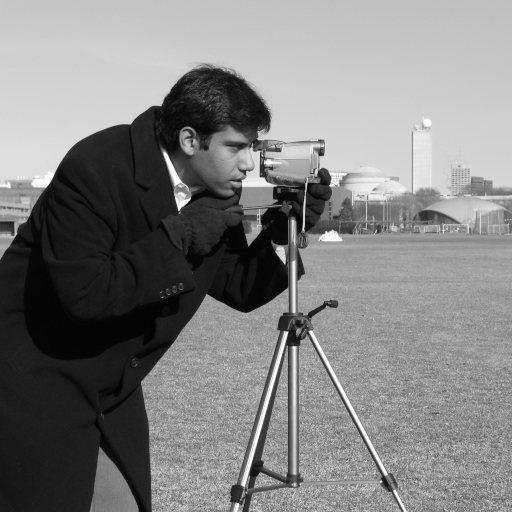
#> input picture skimage.data.camera(), 512 x 512 px
$ jupyter execute glcm_sample_code.ipynb   (older library calls are emulated)
#> lines starting #> are read from the running program, lines starting #| are printed output that depends on the picture
[cell 1]
import matplotlib.pyplot as plt
import seaborn as sns; sns.set(); sns.set_style('dark')

from skimage.feature import graycomatrix, graycoprops
from skimage import data
from skimage import io
from skimage.color import rgb2gray
from skimage.util import img_as_ubyte


image = data.camera()
#> image is the input picture: shape (512, 512); min 0, max 255, mean 129.1
image = io.imread("data/img1.jpg")
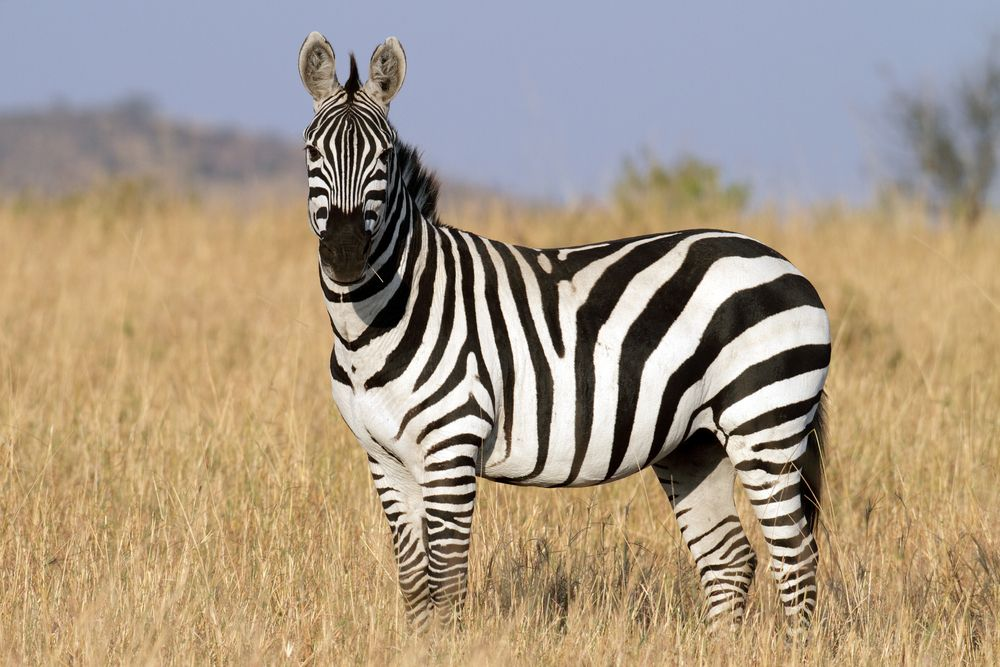
#> input picture data/img1.jpg, 1000 x 667 px
#> image is the input picture: shape (667, 1000, 3); mean R, G, B 167.9, 152.2, 132.5
image = image[:,:,2]#rgb2gray(image)
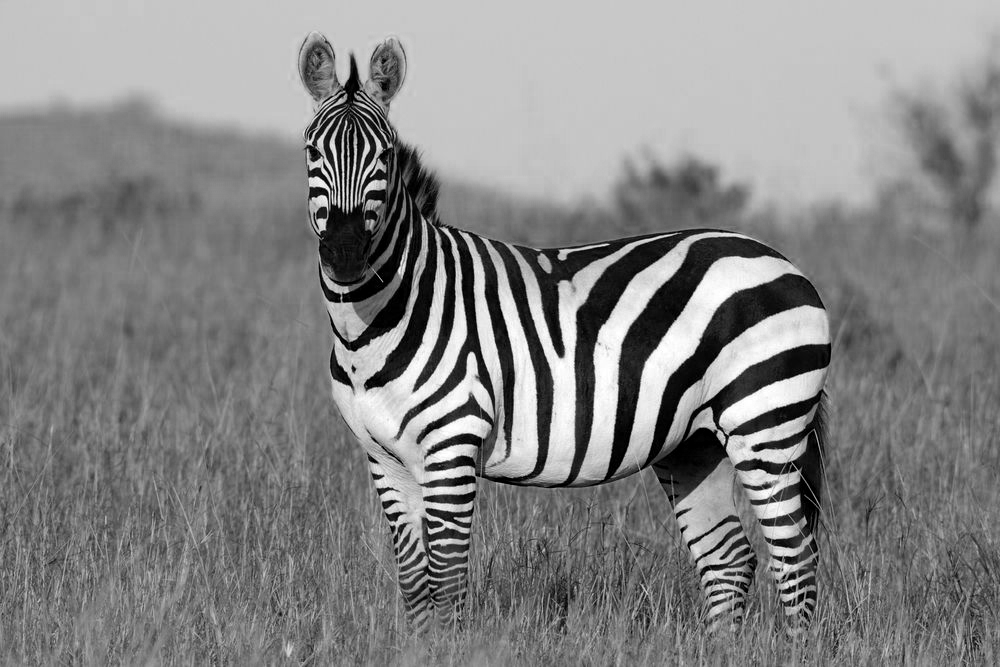
#> image: shape (667, 1000); min 0, max 255, mean 132.5
image = img_as_ubyte(image)
plt.imshow(image, cmap=plt.cm.gray, interpolation='bilinear')

[cell 2]
import numpy as np

PATCH_SIZE = 71

# select some patches from grassy areas of the image
grass_locations = [(280, 454), (342, 223), (444, 192), (455, 455)]
grass_locations =np.array([
    [48,   286],
    [227,   286],
    [53,   471],
    [247,   453],
])
grass_locations = grass_locations[:, ::-1]

grass_patches = []
for loc in grass_locations:
    grass_patches.append(image[loc[0]:loc[0] + PATCH_SIZE,
                               loc[1]:loc[1] + PATCH_SIZE])
#> after the loop, grass_patches = 4 items

# select some patches from sky areas of the image
sky_locations = np.array([
    [133,   39],
    [516,   88],
    [785,   53],
    [773,   119],
])
# change from y,x to x,y
sky_locations = sky_locations[:, ::-1]

sky_patches = []
for loc in sky_locations:
    sky_patches.append(image[loc[0]:loc[0] + PATCH_SIZE,
                             loc[1]:loc[1] + PATCH_SIZE])
#> after the loop, sky_patches = 4 items

# compute some GLCM properties each patch
xs = []
ys = []
for patch in (grass_patches + sky_patches):
    glcm = graycomatrix(patch, distances=[5], angles=[0], levels=256,
                        symmetric=True, normed=True)
    xs.append(graycoprops(glcm, 'ASM')[0, 0])
    ys.append(graycoprops(glcm, 'dissimilarity')[0, 0])
#> this loop made 8 passes
#> after the loop, xs = [0.0027, 0.00217, 0.000427, 0.000366, 0.433, 0.0535, 0.249, 0.126]; ys = [4.66, 5.16, 17.96, 17.8, 1.06, 0.798, 0.396, 0.834]

[cell 3]
# create the figure
fig = plt.figure(figsize=(8, 8))

# display original image with locations of patches
ax = fig.add_subplot(3, 2, 1)
ax.imshow(image, cmap=plt.cm.gray,
          vmin=0, vmax=255)
for (y, x) in grass_locations:
    ax.plot(x + PATCH_SIZE / 2, y + PATCH_SIZE / 2, 'gs')
for (y, x) in sky_locations:
    ax.plot(x + PATCH_SIZE / 2, y + PATCH_SIZE / 2, 'bs')
ax.set_xlabel('Original Image')
ax.set_xticks([])
ax.set_yticks([])
ax.axis('image')

# for each patch, plot (dissimilarity, correlation)
ax = fig.add_subplot(3, 2, 2)
ax.plot(xs[:len(grass_patches)], ys[:len(grass_patches)], 'go',
        label='Grass', alpha=0.8)
ax.plot(xs[len(grass_patches):], ys[len(grass_patches):], 'bo',
        label='Sky', alpha=0.8)
ax.set_xlabel('GLCM ASM')
ax.set_ylabel('GLCM dissimilarity')

ax.legend()

# display the image patches
for i, patch in enumerate(grass_patches):
    ax = fig.add_subplot(3, len(grass_patches), len(grass_patches)*1 + i + 1)
    ax.imshow(patch, cmap=plt.cm.gray,
              vmin=0, vmax=255)
    ax.set_xlabel('Grass %d' % (i + 1))
#> this loop made 4 passes

for i, patch in enumerate(sky_patches):
    ax = fig.add_subplot(3, len(sky_patches), len(sky_patches)*2 + i + 1)
    ax.imshow(patch, cmap=plt.cm.gray,
              vmin=0, vmax=255)
    ax.set_xlabel('Sky %d' % (i + 1))


# display the patches and plot
fig.suptitle('Grey level co-occurrence matrix features', fontsize=14, y=0.99)
plt.tight_layout()
plt.show()
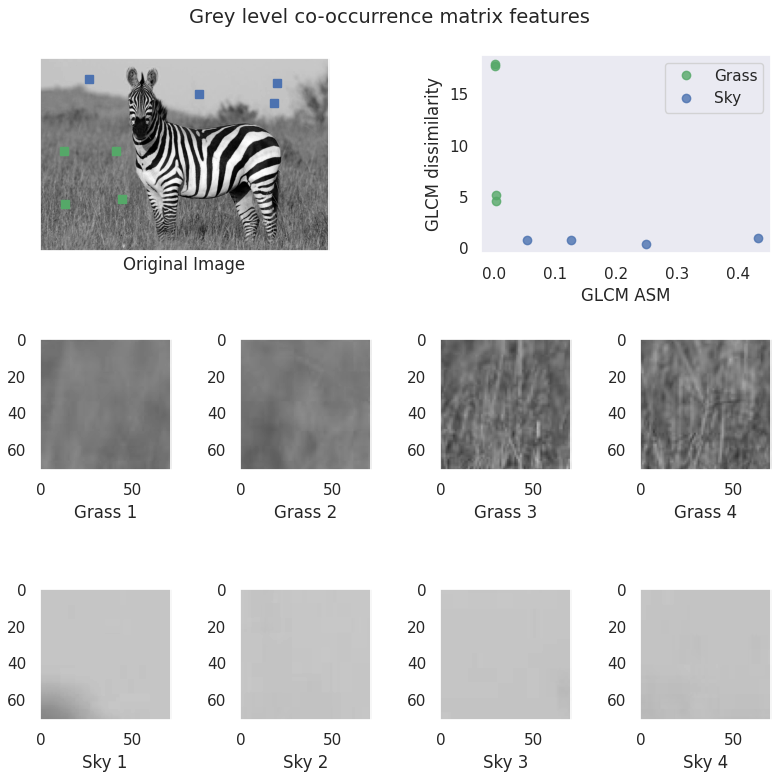
#> figure drawn by matplotlib, 10 panels

[cell 4]
#cluster points using kmeans
from sklearn.cluster import KMeans
import numpy as np
X = np.array([xs, ys]).T
#> X = [[0.0027, 4.66], [0.00217, 5.16], [0.000427, 17.96], [0.000366, 17.8], [0.433, 1.06], [0.0535, 0.798], [0.249, 0.396], [0.126, 0.834]]

#standard scaler to normalize data
from sklearn.preprocessing import StandardScaler
scaler = StandardScaler()
X = scaler.fit_transform(X)
#> X = [[-0.716, -0.203], [-0.72, -0.132], [-0.732, 1.69], [-0.732, 1.67], [2.2, -0.715], [-0.372, -0.753], [0.953, -0.81], [0.121, -0.748]]
kmeans = KMeans(n_clusters=2, random_state=0).fit(X)
print(kmeans.labels_)
#| [1 1 1 1 0 1 0 0]

# plot the clustered points
fig = plt.figure(figsize=(8, 8), constrained_layout=True)

ax = fig.add_subplot(3, 2, 1)
ax.set_title("True Labels")
ax.plot(xs[:len(grass_patches)], ys[:len(grass_patches)], 'go',
        label='Grass', alpha=0.8)
ax.plot(xs[len(grass_patches):], ys[len(grass_patches):], 'bo',
        label='Sky', alpha=0.8)
ax.set_xlabel('GLCM ASM')
ax.set_ylabel('GLCM dissimilarity')
ax.legend()

ax = fig.add_subplot(3, 2, 2)
ax.set_title('K-Means Result')
ax.plot(X[kmeans.labels_==0, 0], X[kmeans.labels_==0, 1], 'ko',
        label='Cluster 1', alpha=0.8)
ax.plot(X[kmeans.labels_==1, 0], X[kmeans.labels_==1, 1], 'ro',
        label='Cluster 2', alpha=0.8)
ax.set_xlabel('GLCM ASM')
ax.set_ylabel('GLCM dissimilarity')
ax.legend()

plt.show()
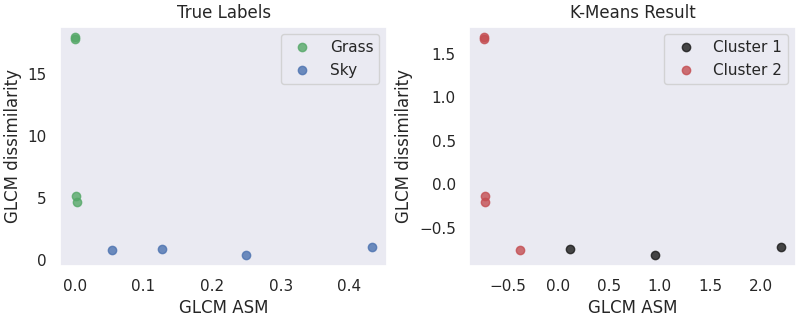
#> figure drawn by matplotlib, 2 panels
